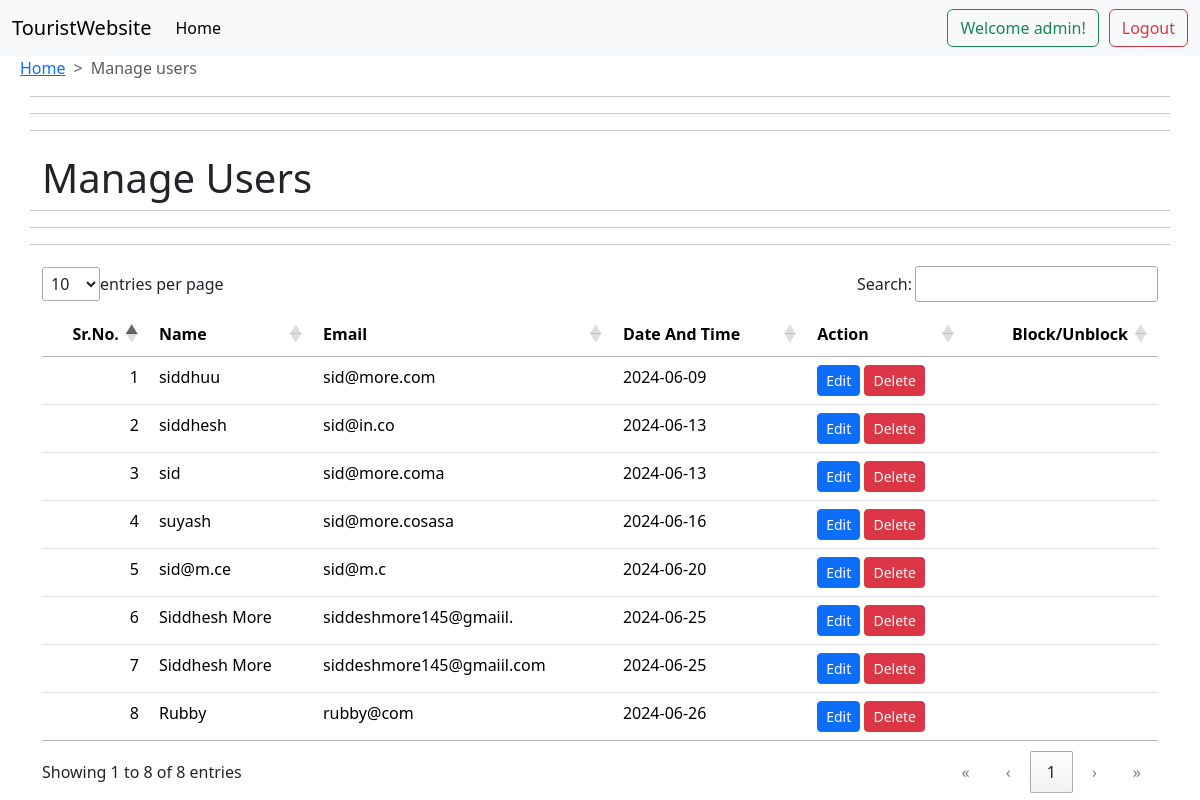
Page /admin/manageuser.php (signed in) on the committed database.
### tables this page shows
CREATE TABLE `tuser` (
  `id` int(250) NOT NULL COMMENT 'id for users',
  `uname` varchar(250) NOT NULL COMMENT 'uname of  users',
  `uemail` varchar(250) NOT NULL COMMENT 'email of users',
  `pass` varchar(250) NOT NULL COMMENT 'pass of users',
  `register_date` date NOT NULL DEFAULT current_timestamp() COMMENT 'create date of user'
);

### admin/manageuser.php (the view, shortened to what this page needs)
<?php
include './config/db_connect.php';
?>
<!doctype html>
<html lang="en">
<head>
    <link href="https://cdn.jsdelivr.net/npm/bootstrap@5.3.3/dist/css/bootstrap.min.css" rel="stylesheet"
>
    <link href="https://cdn.jsdelivr.net/npm/bootstrap@5.3.3/dist/css/bootstrap.min.css" rel="stylesheet"
>
    <link rel="stylesheet" href="./assets/css/dataTables/datatables.min.css">
    <link rel="stylesheet" href="https://cdn.datatables.net/2.0.8/css/dataTables.dataTables.min.css">
</head>
<body>
    <nav class="navbar navbar-expand-lg bg-body-tertiary">
        <div class="container-fluid">
            <a class="navbar-brand" href="../modules/home.php">TouristWebsite</a>
            <div class="collapse navbar-collapse" id="navbarSupportedContent">
                <ul class="navbar-nav me-auto mb-2 mb-lg-0">
                    <li class="nav-item">
                        <a class="nav-link active" aria-current="page" href="admin.php">Home</a>
                    </li>
                </ul>
                <div class="d-flex" role="search">
                    <button class="btn btn-outline-success" style="margin-right:10px;" type="button"> <?php
                    echo "Welcome " . $_SESSION['auname'] . "!";
                    ?></button>
                    <button class="btn btn-outline-danger" type="button"
                        onclick="location.href='adminlogout.php'">Logout</button>
                </div>
            </div>
        </div>
    </nav>
    <nav style="--bs-breadcrumb-divider: '>'; margin-left:20px;" aria-label="breadcrumb">
        <ol class="breadcrumb">
            <li class="breadcrumb-item"><a href="admin.php">Home</a></li>
            <li class="breadcrumb-item active" aria-current="page">Manage users</li>
        </ol>
    </nav>
    <div class="container">
        <div class="row">
            <hr>
            <hr>
            <hr>
            <br>
            <h1>Manage Users</h1>
            <br>
            <hr>
            <hr>
            <hr>
            <div class="col-md-12">
                <table class="table" id="myUserManage">
                    <thead>
                        <tr>
                            <th scope="col">Sr.No.</th>
                            <th scope="col">Name </th>
                            <th scope="col">Email</th>
                            <th scope="col">Date And Time</th>
                            <th scope="col">Action</th>
                            <th scope="col">Block/Unblock</th>
                        </tr>
                    </thead>
                    <tbody>
                        <?php
                        $sql = "SELECT * FROM tuser";
                        $result = mysqli_query($conn, $sql);
                        $sno = 0;
                        while ($row = mysqli_fetch_assoc($result)) {
                            $sno = $sno + 1;
                            echo "<tr>
                                    <td scope='row'>" . $sno . " </td>
                                    <td>" . $row['uname'] . "</td>
                                    <td>" . $row['uemail'] . "</td>
                                    <td>" . $row['register_date'] . "</td>
                                    <td><button class='btn btn-sm btn-primary edit' id=" . $row['id'] . ">Edit</button> <button class='btn btn-sm btn-danger delete' id=d" . $row['id'] . ">Delete</button></td>
                                    <td>" . $row['block_unblock'] . "</td>
                                </tr>";
                        }
                        ?>
                    </tbody>
                </table>
            </div>
        </div>
    </div>
</body>
</html>

### rows in the picture
tuser: uname "siddhuu", uemail "sid@more.com", register_date "2024-06-09"
tuser: uname "siddhesh", uemail "sid@in.co", register_date "2024-06-13"
tuser: uname "sid", uemail "sid@more.coma", register_date "2024-06-13"
tuser: uname "suyash", uemail "sid@more.cosasa", register_date "2024-06-16"
tuser: uname "sid@m.ce", uemail "sid@m.c", register_date "2024-06-20"
tuser: uname "Siddhesh More", uemail "siddeshmore145@gmaiil.", register_date "2024-06-25"
tuser: uname "Siddhesh More", uemail "siddeshmore145@gmaiil.com", register_date "2024-06-25"
tuser: uname "Rubby", uemail "rubby@com", register_date "2024-06-26"

### other values in the picture
$_SESSION['auname'] "admin"
